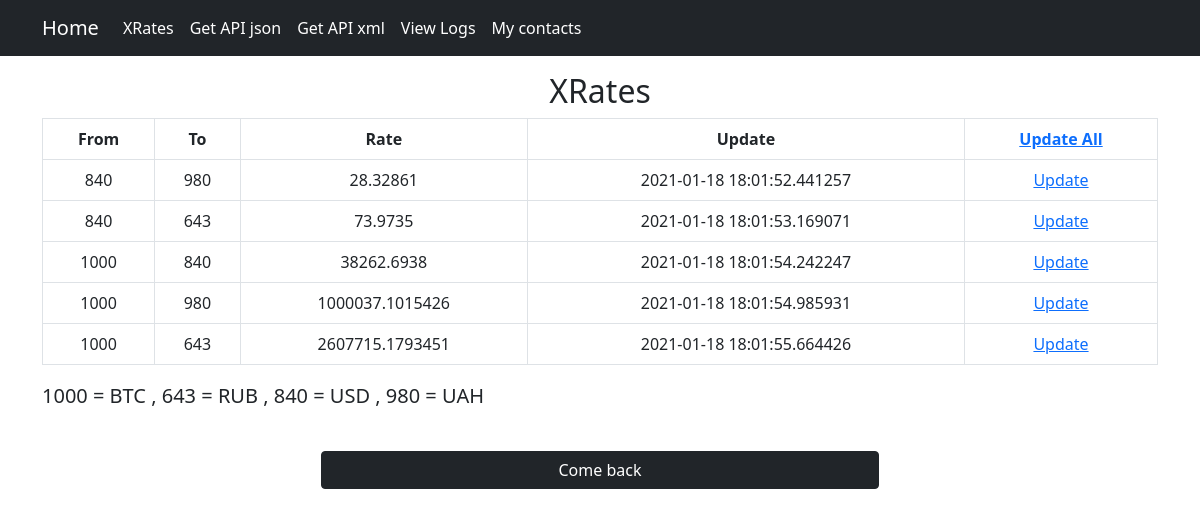
Page /xrates on the committed database.
### models.py (models this page shows, shortened)
class _Model(Model):
    class Meta:
        database = db

class XRate(_Model):
    class Meta:
        db_table = 'xrates'
        indexes = (
            (('from_currency', 'to_currency'), True),
        )
    from_currency = IntegerField()
    to_currency = IntegerField()
    rate = DoubleField()
    updated = DateTimeField(default=peewee_datetime.datetime.now)
    module = CharField(max_length=100)

### views.py (the view)
@app.route('/xrates')
def view_rates():
    return ViewAllRates().call()

### controllers.py (called while the page is built)
    def call(self, *args, **kwargs):
        try:
            return self._call(*args, **kwargs)
        except Exception as ex:
            print(ex)
            return make_response(str(ex), 500)

    def _call(self):
        xrates = XRate.select()
        return render_template('xrates.html', xrates=xrates)

### templates/xrates.html (shortened to what this page needs)
{% extends 'main.html' %}
    {% block main_block %}
    <h2 class="text-center">XRates</h2>
    <table class="table table-bordered">
        <tread  class="table-dark">
            <tr align="center">
                <th scope="col">From</th>
                <th scope="col">To</th>
                <th scope="col">Rate</th>
                <th scope="col">Update</th>
                <th scope="col"><a href="{{url_for('update_xrates')}}">Update All</a></th>
            </tr>
        </tread>
        {% for rate in xrates %}
        <tr align="center">
            <td>{{ rate.from_currency }}</td>
            <td>{{ rate.to_currency }}</td>
            <td>{{ rate.rate }}</td>
            <td>{{ rate.updated }}</td>
            <td><a href="{{url_for('update_xrates', from_currency=rate.from_currency, to_currency=rate.to_currency)}}">Update</a></td>
        </tr>
        {% endfor %}
    </table>
    <p class="lead">
        1000 = BTC , 643 = RUB , 840 = USD , 980 = UAH
    </p>
    <br>
    <div class="d-grid gap-2 col-6 mx-auto">
      <a class="btn btn-dark" href="/" role="button">Come back</a>
    </div>
{% endblock main_block %}

### templates/main.html (shortened to what this page needs)
<!DOCTYPE html>
<html lang="en/ru">
<head>
    <link href="https://cdn.jsdelivr.net/npm/bootstrap@5.0.0-beta1/dist/css/bootstrap.min.css" rel="stylesheet"
>
</head>
    <body>
      <header>
            <div class="container">
              <nav class="navbar fixed-top navbar-expand-lg navbar-dark bg-dark">
                <div class="container">
                  <a class="navbar-brand" href="/">Home</a>
                  <div class="collapse navbar-collapse" id="navbarSupportedContent">
                    <ul class="navbar-nav me-auto mb-2 mb-lg-0">
                      <li class="nav-item">
                        <a class="nav-link active" aria-current="page" href="/xrates">XRates</a>
                      </li>
                      <li class="nav-item">
                        <a class="nav-link active" aria-current="page" href="/api/xrates/json">Get API json</a>
                      </li>
                      <li class="nav-item">
                        <a class="nav-link active" aria-current="page" href="/api/xrates/xml">Get API xml</a>
                      </li>
                      <li class="nav-item">
                        <a class="nav-link active" aria-current="page" href="/logs">View Logs</a>
                      </li>
                      <li class="nav-item">
                        <a class="nav-link active" aria-current="page" href="/contacts">My contacts</a>
                      </li>
                    </ul>
                  </div>
                </div>
              </nav>
            </div>
            <br><br><br>
        </header>
          <div class="container">
            <div class="row">
                <div class="col">
                    {% block main_block %}
                    {% endblock main_block %}
                </div>
            </div>
          </div>
    </body>
</html>

### rows in the picture
XRate: from_currency "840", to_currency "980", rate "28.32861", updated "2021-01-18 18:01:52.441257"
XRate: from_currency "840", to_currency "643", rate "73.9735", updated "2021-01-18 18:01:53.169071"
XRate: from_currency "1000", to_currency "840", rate "38262.6938", updated "2021-01-18 18:01:54.242247"
XRate: from_currency "1000", to_currency "980", rate "1000037.1015426", updated "2021-01-18 18:01:54.985931"
XRate: from_currency "1000", to_currency "643", rate "2607715.1793451", updated "2021-01-18 18:01:55.664426"
